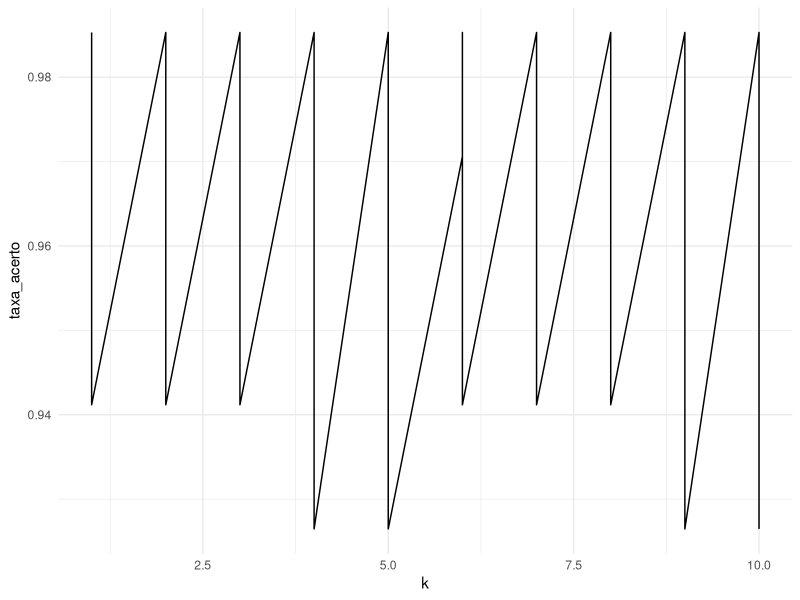

Reproduce this figure in R.
library(ggplot2)
library(palmerpenguins)
library(class)

data(penguins)
str(penguins)
penguins <- penguins[, -c(2,7,8)]
penguins <- na.omit(penguins)


n <- round(0.8 * nrow(penguins))
n

indices_treino <- sample(1:nrow(penguins), size = n, replace = FALSE)
indices_treino

treino <- penguins[indices_treino,]
teste <- penguins[-indices_treino,]

treino_padronizado <- scale(treino[,-1])

teste_padronizado <- scale(teste[,-1])

classe_treino <- treino$species
clase_teste <- teste$species

for (i in 1:10) {
  modelo1 <- knn(trai = treino_padronizado, test = teste_padronizado, cl = classe_treino, k = i)
  print(i)
  print(mean(modelo1 == teste$species))
}

modelo1 <- knn(trai = treino_padronizado, test = teste_padronizado, cl = classe_treino, k = 5)
print(i)
print(mean(modelo1 == teste$species))


cor(treino[,-1])

taxa_acerto <- c()

for (k in 1:100) {
  modelo1 <- knn(trai = treino_padronizado, test = teste_padronizado, cl = classe_treino, k = k)
  taxa_acerto[k] <- mean(modelo1 == teste$species)
}

df <- data.frame(k = 1:10, taxa_acerto)
ggplot(data = df, aes(x = k, y = taxa_acerto)) + 
  geom_line() +
  theme_minimal()

